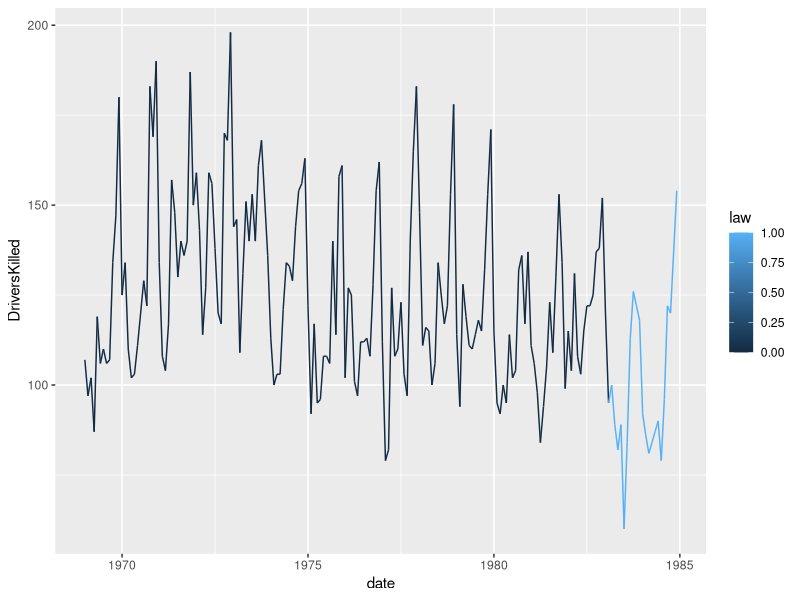
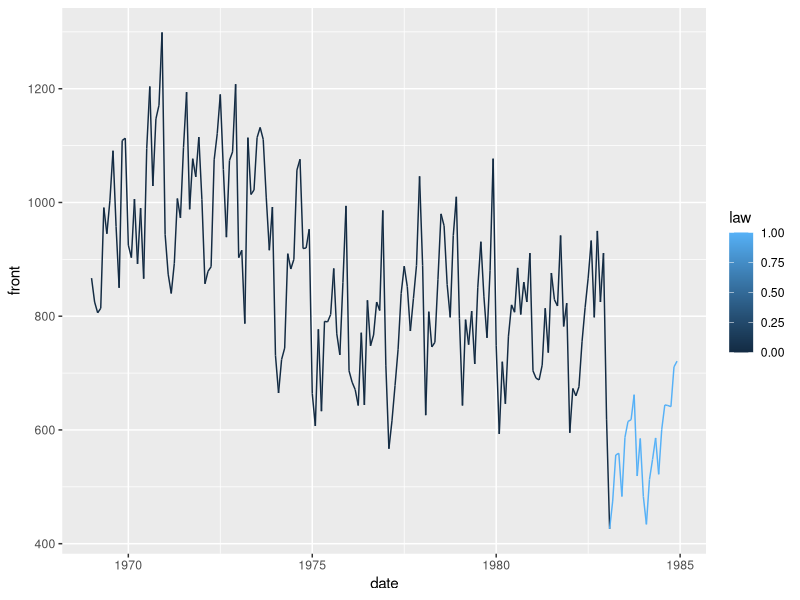
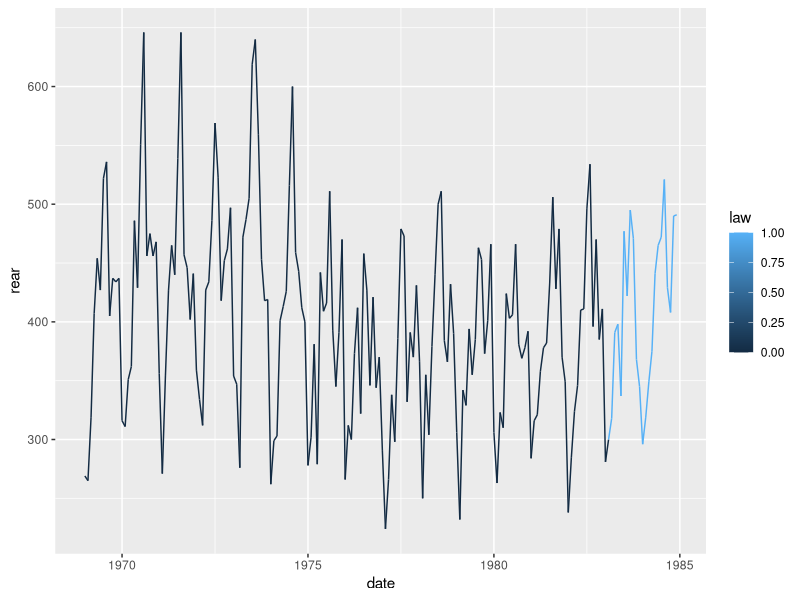

Reproduce these figures in R, in order.
## ---- chunk 1
# Libraries
set.seed(96024)

library(tidyverse)
library(readr)
library(kableExtra)
library(bookdown)
## ---- chunk 2
knitr::opts_chunk$set(fig.pos = 'H', echo = FALSE, message = FALSE, warning = FALSE)
## ---- chunk 3
Seatbelts_data = data.frame(as.matrix(Seatbelts),date=time(Seatbelts))

ggplot(data=Seatbelts_data, aes(x=date,y=DriversKilled,col=law))+geom_line()
ggplot(data=Seatbelts_data, aes(x=date,y=front,col=law))+geom_line()
ggplot(data=Seatbelts_data, aes(x=date,y=rear,col=law))+geom_line()
